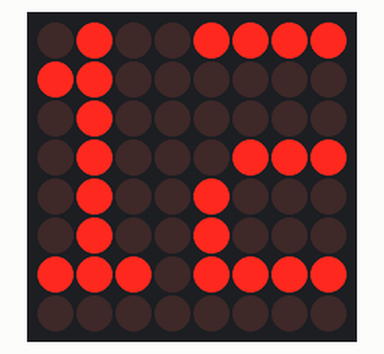
Recording of a sketch running on a simulated Arduino Uno, built with avr-gcc and run on an emulated ATmega328P. Parts: 8×8 LED matrix.

Above: at 0.1 s.

The sketch:

led_display_test.ino
```cpp
#include <MD_Parola.h>
#include <MD_MAX72xx.h>
#include <SPI.h>

#define CLK_PIN   13  // or SCK
#define DATA_PIN  11  // or MOSI
#define CS_PIN    10  // or SS
#define MAX_DEVICES  1

MD_Parola p = MD_Parola(CS_PIN,MAX_DEVICES);

void setup()
{
  p.begin();
}

void loop()
{
  p.print("1234");
}
```
